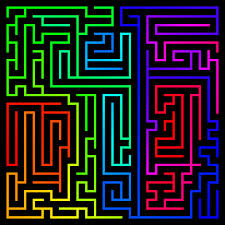
#> input picture example_maze.jpg, 225 x 225 px
$ python Q3.py
#> lines starting #> are read from the running program, lines starting #| are printed output that depends on the picture
import cv2
import numpy as np
import matplotlib.pyplot as plt
import os


def load_image(image_path):
    if not os.path.exists(image_path):
        print(f"File not found: {image_path}")
        return None
    image = cv2.imread(image_path, cv2.IMREAD_GRAYSCALE)
    if image is None:
        print(f"Failed to load image: {image_path}")
    return image


def add_noise(image, noise_type="gaussian"):
    if noise_type == "gaussian":
        row, col = image.shape
        mean = 0
        var = 30
        sigma = var ** 0.5
        gauss = np.random.normal(mean, sigma, (row, col))
        noisy = image + gauss
        return np.clip(noisy, 0, 255).astype(np.uint8)
    elif noise_type == "salt_and_pepper":
        row, col = image.shape
        s_vs_p = 0.5
        amount = 0.04
        noisy = np.copy(image)
        # Salt mode
        num_salt = np.ceil(amount * image.size * s_vs_p)
        coords = [np.random.randint(0, i - 1, int(num_salt)) for i in image.shape]
        noisy[coords[0], coords[1]] = 255
        # Pepper mode
        num_pepper = np.ceil(amount * image.size * (1. - s_vs_p))
        coords = [np.random.randint(0, i - 1, int(num_pepper)) for i in image.shape]
        noisy[coords[0], coords[1]] = 0
        return noisy


def average_filter(image, ksize=3):
    return cv2.blur(image, (ksize, ksize))


def median_filter(image, ksize=3):
    return cv2.medianBlur(image, ksize)


def psnr(original, filtered):
    mse = np.mean((original - filtered) ** 2)
    if mse == 0:
        return 100
    PIXEL_MAX = 255.0
    return 20 * np.log10(PIXEL_MAX / np.sqrt(mse))


def ssim(original, filtered):
    C1 = 6.5025
    C2 = 58.5225
    original = original.astype(np.float64)
    filtered = filtered.astype(np.float64)
    mu1 = cv2.GaussianBlur(original, (11, 11), 1.5)
    mu2 = cv2.GaussianBlur(filtered, (11, 11), 1.5)
    mu1_sq = mu1 ** 2
    mu2_sq = mu2 ** 2
    mu1_mu2 = mu1 * mu2
    sigma1_sq = cv2.GaussianBlur(original ** 2, (11, 11), 1.5) - mu1_sq
    sigma2_sq = cv2.GaussianBlur(filtered ** 2, (11, 11), 1.5) - mu2_sq
    sigma12 = cv2.GaussianBlur(original * filtered, (11, 11), 1.5) - mu1_mu2
    ssim_map = ((2 * mu1_mu2 + C1) * (2 * sigma12 + C2)) / ((mu1_sq + C1) * (mu2_sq + C2))
    return ssim_map.mean()


def display_results(original, noisy, avg_filtered, median_filtered, noise_type):
    psnr_avg = psnr(original, avg_filtered)
    ssim_avg = ssim(original, avg_filtered)
    psnr_median = psnr(original, median_filtered)
    ssim_median = ssim(original, median_filtered)

    plt.figure(figsize=(15, 10))

    plt.subplot(2, 2, 1)
    plt.imshow(original, cmap='gray')
    plt.title('Original Image')
    plt.axis('off')

    plt.subplot(2, 2, 2)
    plt.imshow(noisy, cmap='gray')
    plt.title(f'Noisy Image ({noise_type})')
    plt.axis('off')

    plt.subplot(2, 2, 3)
    plt.imshow(avg_filtered, cmap='gray')
    plt.title(f'Average Filter (PSNR: {psnr_avg:.2f}, SSIM: {ssim_avg:.4f})')
    plt.axis('off')

    plt.subplot(2, 2, 4)
    plt.imshow(median_filtered, cmap='gray')
    plt.title(f'Median Filter (PSNR: {psnr_median:.2f}, SSIM: {ssim_median:.4f})')
    plt.axis('off')

    plt.show()


def noise_reduction_workflow(image_path):
    # טעינת התמונה
    image = load_image(image_path)
    if image is None:
        return

    # הוספת רעש גאוסי וסינון
    noisy_gaussian = add_noise(image, "gaussian")
#> in add_noise, `noisy = image + gauss`:
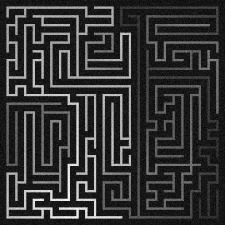
#> noisy: shape (225, 225) float64; min -21.87, max 243, mean 31.3; drawn with min black and max white
    avg_filtered_gaussian = average_filter(noisy_gaussian)
    median_filtered_gaussian = median_filter(noisy_gaussian)
#> in median_filter, `return cv2.medianBlur(image, ksize)`:
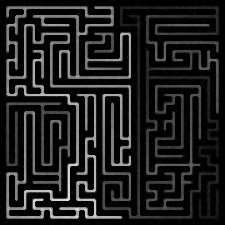
#> returned value: shape (225, 225); min 0, max 224, mean 30.2
    print("Gaussian Noise")
    display_results(image, noisy_gaussian, avg_filtered_gaussian, median_filtered_gaussian, "Gaussian")
#> in psnr, `mse = np.mean((original - filtered) ** 2)`: mse = 59.25
#> in display_results, `psnr_avg = psnr(original, avg_filtered)`: psnr_avg = 30.4
#> in ssim, `mu1_sq = mu1 ** 2`:
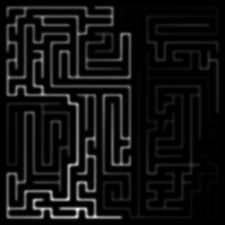
#> mu1_sq: shape (225, 225) float64; min 0, max 26448.8, mean 1835.2; drawn with min black and max white
#> in display_results, `ssim_avg = ssim(original, avg_filtered)`: ssim_avg = 5.73
#> in display_results, `psnr_median = psnr(original, median_filtered)`: psnr_median = 34.46
#> in ssim (call 2), `ssim_map = ((2 * mu1_mu2 + C1) * (2 * sigma12 + C2)) / ((mu1_sq + C1) ..`:
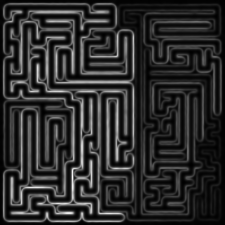
#> ssim_map: shape (225, 225) float64; min 0.527, max 44.08, mean 8; drawn with min black and max white
#> in display_results, `ssim_median = ssim(original, median_filtered)`: ssim_median = 8.04

    # הוספת רעש מלח ופלפל וסינון
    noisy_sp = add_noise(image, "salt_and_pepper")
    avg_filtered_sp = average_filter(noisy_sp)
#> call 2 of average_filter, with ksize = 3
#> in average_filter (call 2), `return cv2.blur(image, (ksize, ksize))`:
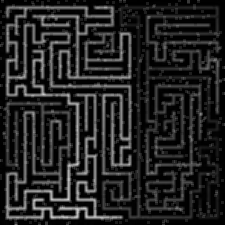
#> returned value: shape (225, 225); min 0, max 209, mean 35
    median_filtered_sp = median_filter(noisy_sp)
    print("Salt and Pepper Noise")
    display_results(image, noisy_sp, avg_filtered_sp, median_filtered_sp, "Salt and Pepper")
#> in ssim (call 3), `sigma2_sq = cv2.GaussianBlur(filtered ** 2, (11, 11), 1.5) - mu2_sq`:
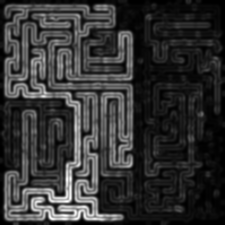
#> sigma2_sq: shape (225, 225) float64; min 0.0117, max 4631.4, mean 932.2; drawn with min black and max white
#> in ssim (call 3), `ssim_map = ((2 * mu1_mu2 + C1) * (2 * sigma12 + C2)) / ((mu1_sq + C1) ..`:
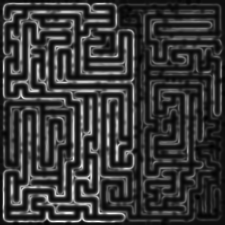
#> ssim_map: shape (225, 225) float64; min -0.348, max 25.08, mean 5.2; drawn with min black and max white


# דוגמה לשימוש בפונקציה הראשית
if __name__ == '__main__':
    noise_reduction_workflow('example_maze.jpg')
